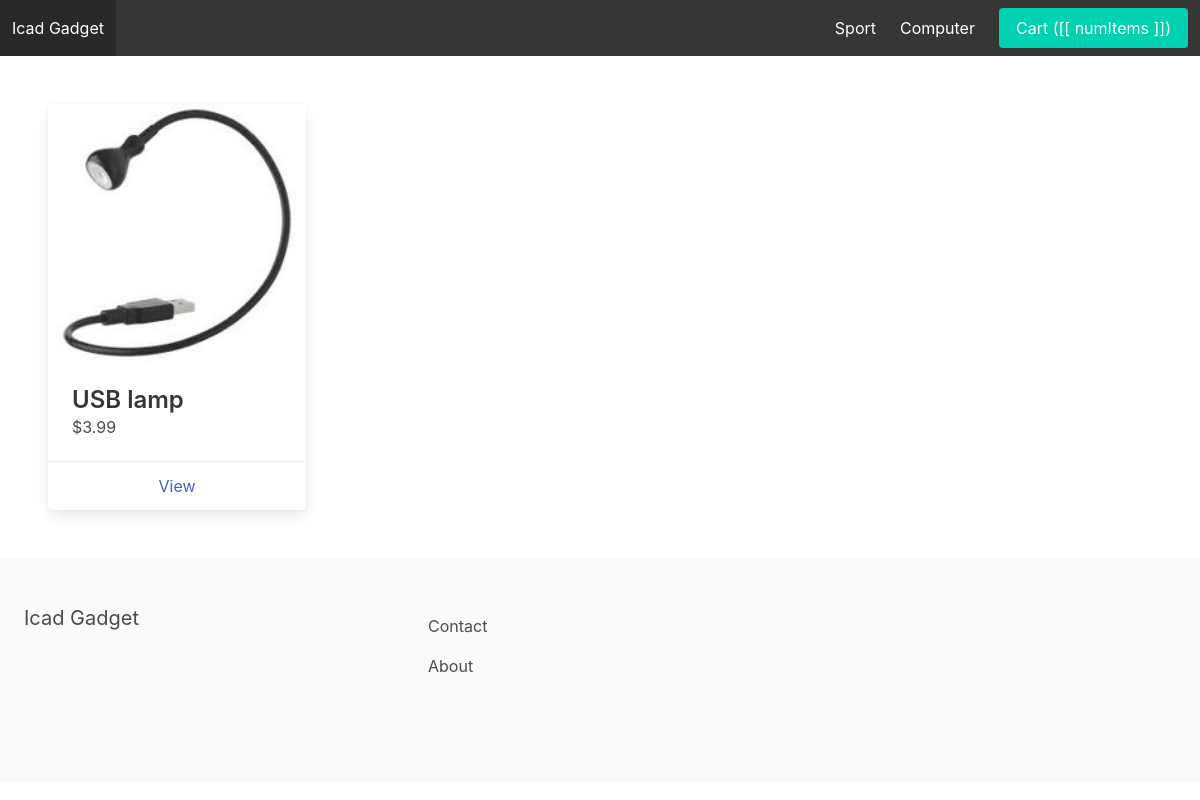
The page / on the database its author committed.
### apps/store/models.py (models this page shows, shortened)
class Category(models.Model):
    title = models.CharField(max_length=255)
    slug = models.SlugField(max_length=255)
    ordering = models.IntegerField(default=0)
    class Meta:
        verbose_name_plural = 'Categories'
        ordering = ('ordering',)

class Product(models.Model):
    category = models.ForeignKey(Category, related_name='products', on_delete=models.CASCADE)
    title = models.CharField(max_length=255)
    slug = models.SlugField(max_length=255)
    description = models.TextField(blank=True, null=True)
    price = models.FloatField()
    is_featured = models.BooleanField(default=False)
    image = models.ImageField(upload_to='media/uploads/', blank=True, null=True)
    thumbnail = models.ImageField(upload_to='media/uploads/', blank=True, null=True)
    date_added = models.DateTimeField(auto_now_add=True)
    class Meta:
        ordering = ('-date_added',)

### apps/core/views.py (the view)
# urls.py: path('', frontpage, name='frontpage'),
def frontpage(request):
    products = Product.objects.filter(is_featured = True)
    context = {
        'products': products
    }
    return render(request, 'frontpage.html', context)

### apps/store/context_processors.py (called while the page is built)
def menu_categories(request):
    categories = Category.objects.all()
    return {'menu_categories': categories}

### apps/core/templates/frontpage.html (shortened to what this page needs)
{% extends 'base.html' %}
{% block content %}
    <div class="columns is-multiline">
        {% for product in products %}
            <div class="column is-3">
                <div class="card">
                    <div class="card-image">
                        <figure class="image">
                            <img src="{{ product.thumbnail }}">
                        </figure>
                    </div>
                    <div class="card-content">
                        <div class="media">
                            <div class="media-content">
                                <p class="title is-4">{{ product.title }}</p>
                                <p class="subtitle is-6">${{ product.price }}</p>
                            </div>
                        </div>
                    </div>
                    <footer class="card-footer">
                        <a href="{% url 'product_detail' product.category.slug product.slug %}" class="card-footer-item">View</a>
                    </footer>
                </div>
            </div>
        {% endfor %}
    </div>
{% endblock %}

### apps/core/templates/base.html (shortened to what this page needs)
{% load static %}
<!DOCTYPE html>
<html lang="en">
    <head>
        <link rel="stylesheet" href="https://cdn.jsdelivr.net/npm/bulma@0.9.0/css/bulma.min.css">
        <link rel="stylesheet" href="{% static 'main.css' %}">
    </head>
    <body>
        <nav class="navbar is-dark">
            <div class="navbar-brand">
                <a class="navbar-item" href="{% url 'frontpage' %}">Icad Gadget</a>
            </div>
            <div id="main-navbar" class="navbar-menu">
                <div class="navbar-end">
                    {% for category in menu_categories %}
                        <a href="{% url 'category_detail' category.slug %}" class="navbar-item">{{ category.title }}</a>
                    {% endfor %}
                    <div class="navbar-item" id="navbarapp">
                        <a href="{% url 'cart' %}" class="button is-primary">Cart ([[ numItems ]])</a>
                    </div>
                </div>
            </div>
        </nav>
        <section class="section">
            {% block content %}
            {% endblock %}
        </section>
        <footer class="footer">
            <div class="columns">
                <div class="column is-4">
                    <h2 class="subtitle">Icad Gadget</h2>
                </div>
                <div class="column is-8">
                    <a href="{% url 'contact' %}" class="navbar-item">Contact</a>
                    <a href="{% url 'about' %}" class="navbar-item">About</a>
                </div>
            </div>
        </footer>
    </body>
</html>

### rows shown on the page
Category: title "Sport"
Category: title "Computer"
Product: thumbnail (picture), title "USB lamp", price "3.99"
